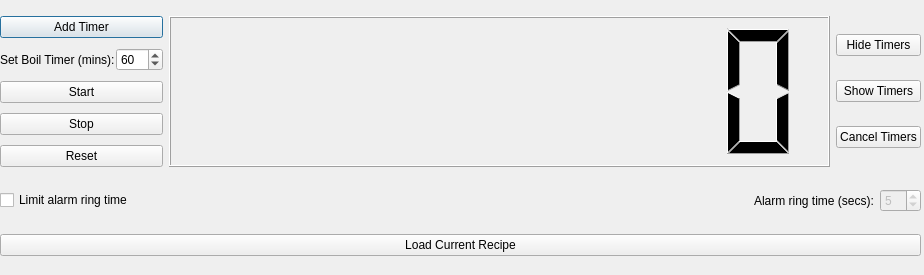
<?xml version="1.0" encoding="UTF-8"?>
<ui version="4.0">
 <class>timerListDialog</class>
 <widget class="QDialog" name="timerListDialog">
  <property name="geometry">
   <rect>
    <x>0</x>
    <y>0</y>
    <width>924</width>
    <height>275</height>
   </rect>
  </property>
  <property name="minimumSize">
   <size>
    <width>924</width>
    <height>275</height>
   </size>
  </property>
  <property name="maximumSize">
   <size>
    <width>924</width>
    <height>275</height>
   </size>
  </property>
  <property name="mouseTracking">
   <bool>false</bool>
  </property>
  <property name="windowTitle">
   <string>Main Boil Timer</string>
  </property>
  <widget class="QWidget" name="">
   <property name="geometry">
    <rect>
     <x>0</x>
     <y>0</y>
     <width>921</width>
     <height>274</height>
    </rect>
   </property>
   <layout class="QVBoxLayout" name="verticalLayout_3">
    <item>
     <layout class="QHBoxLayout" name="horizontalLayout_2">
      <item>
       <layout class="QGridLayout" name="gridLayout">
        <property name="sizeConstraint">
         <enum>QLayout::SetNoConstraint</enum>
        </property>
        <item row="0" column="0">
         <layout class="QVBoxLayout" name="verticalLayout" stretch="0,0,1,1,0">
          <property name="spacing">
           <number>10</number>
          </property>
          <item>
           <widget class="QPushButton" name="addTimerButton">
            <property name="sizePolicy">
             <sizepolicy hsizetype="Minimum" vsizetype="Fixed">
              <horstretch>0</horstretch>
              <verstretch>2</verstretch>
             </sizepolicy>
            </property>
            <property name="text">
             <string>Add Timer</string>
            </property>
           </widget>
          </item>
          <item>
           <layout class="QHBoxLayout" name="horizontalLayout" stretch="0,0">
            <property name="spacing">
             <number>1</number>
            </property>
            <property name="sizeConstraint">
             <enum>QLayout::SetDefaultConstraint</enum>
            </property>
            <property name="leftMargin">
             <number>0</number>
            </property>
            <item>
             <widget class="QLabel" name="setBoilTimeLabel">
              <property name="sizePolicy">
               <sizepolicy hsizetype="Preferred" vsizetype="Preferred">
                <horstretch>3</horstretch>
                <verstretch>1</verstretch>
               </sizepolicy>
              </property>
              <property name="text">
               <string>Set Boil Timer (mins):</string>
              </property>
             </widget>
            </item>
            <item>
             <widget class="QSpinBox" name="setBoilTimeBox">
              <property name="sizePolicy">
               <sizepolicy hsizetype="Minimum" vsizetype="Fixed">
                <horstretch>1</horstretch>
                <verstretch>1</verstretch>
               </sizepolicy>
              </property>
              <property name="toolTip">
               <string>Set Boil Time Here</string>
              </property>
              <property name="maximum">
               <number>360</number>
              </property>
              <property name="value">
               <number>60</number>
              </property>
             </widget>
            </item>
           </layout>
          </item>
          <item>
           <widget class="QPushButton" name="startButton">
            <property name="sizePolicy">
             <sizepolicy hsizetype="Minimum" vsizetype="Fixed">
              <horstretch>0</horstretch>
              <verstretch>2</verstretch>
             </sizepolicy>
            </property>
            <property name="text">
             <string>Start</string>
            </property>
           </widget>
          </item>
          <item>
           <widget class="QPushButton" name="stopButton">
            <property name="sizePolicy">
             <sizepolicy hsizetype="Minimum" vsizetype="Fixed">
              <horstretch>0</horstretch>
              <verstretch>2</verstretch>
             </sizepolicy>
            </property>
            <property name="text">
             <string>Stop</string>
            </property>
           </widget>
          </item>
          <item>
           <widget class="QPushButton" name="resetButton">
            <property name="text">
             <string>Reset</string>
            </property>
           </widget>
          </item>
         </layout>
        </item>
        <item row="0" column="1">
         <widget class="QLCDNumber" name="timeLCD">
          <property name="sizePolicy">
           <sizepolicy hsizetype="Minimum" vsizetype="Minimum">
            <horstretch>2</horstretch>
            <verstretch>0</verstretch>
           </sizepolicy>
          </property>
          <property name="smallDecimalPoint">
           <bool>false</bool>
          </property>
          <property name="digitCount">
           <number>8</number>
          </property>
         </widget>
        </item>
       </layout>
      </item>
      <item>
       <layout class="QVBoxLayout" name="verticalLayout_2">
        <item>
         <widget class="QPushButton" name="hideButton">
          <property name="text">
           <string>Hide Timers</string>
          </property>
         </widget>
        </item>
        <item>
         <widget class="QPushButton" name="showButton">
          <property name="text">
           <string>Show Timers</string>
          </property>
         </widget>
        </item>
        <item>
         <widget class="QPushButton" name="cancelButton">
          <property name="text">
           <string>Cancel Timers</string>
          </property>
         </widget>
        </item>
       </layout>
      </item>
     </layout>
    </item>
    <item>
     <layout class="QHBoxLayout" name="horizontalLayout_3">
      <item>
       <widget class="QCheckBox" name="limitRingTimeCheckBox">
        <property name="sizePolicy">
         <sizepolicy hsizetype="Minimum" vsizetype="Fixed">
          <horstretch>2</horstretch>
          <verstretch>0</verstretch>
         </sizepolicy>
        </property>
        <property name="text">
         <string>Limit alarm ring time </string>
        </property>
       </widget>
      </item>
      <item>
       <widget class="QLabel" name="limitRingTimeLabel">
        <property name="text">
         <string>Alarm ring time (secs):</string>
        </property>
       </widget>
      </item>
      <item>
       <widget class="QSpinBox" name="limitRingTimeSpinBox">
        <property name="enabled">
         <bool>false</bool>
        </property>
        <property name="value">
         <number>5</number>
        </property>
       </widget>
      </item>
     </layout>
    </item>
    <item>
     <widget class="QPushButton" name="loadRecipesButton">
      <property name="text">
       <string>Load Current Recipe</string>
      </property>
     </widget>
    </item>
   </layout>
  </widget>
 </widget>
 <tabstops>
  <tabstop>setBoilTimeBox</tabstop>
  <tabstop>addTimerButton</tabstop>
  <tabstop>startButton</tabstop>
  <tabstop>stopButton</tabstop>
 </tabstops>
 <resources/>
 <connections/>
</ui>
